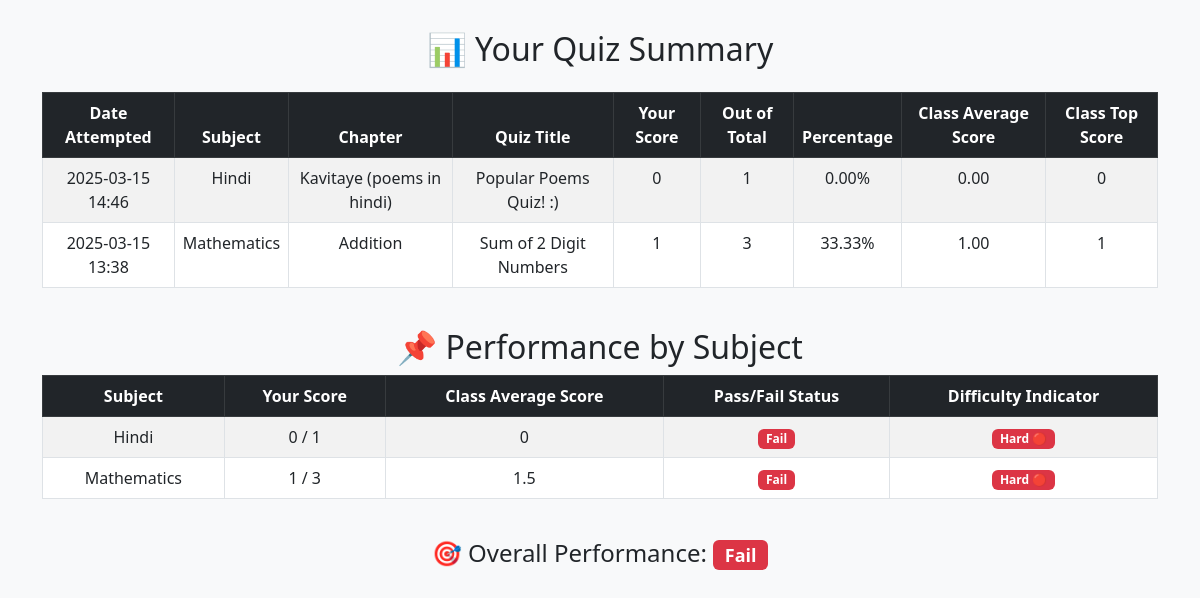
The page /quiz_summary (signed in) on the database its author committed.
### models/models.py (models this page shows)
class QuizScore(db.Model):
    id = db.Column(db.Integer, primary_key=True)
    user_id = db.Column(db.Integer, db.ForeignKey('user.id'), nullable=False)
    quiz_id = db.Column(db.Integer, db.ForeignKey('quiz.id', ondelete='CASCADE'), nullable=False)  # Ensure proper cascade
    score = db.Column(db.Integer, nullable=False)
    total_questions = db.Column(db.Integer, nullable=False)
    percentage = db.Column(db.Float, nullable=False)
    timestamp = db.Column(db.DateTime, default=datetime.utcnow)

class Subject(db.Model):
    id = db.Column(db.Integer, primary_key=True)
    name = db.Column(db.String(100), unique=True, nullable=False)
    description = db.Column(db.Text, nullable=False)
    chapters = db.relationship('Chapter', backref='subject', lazy=True, cascade="all, delete-orphan")

class Chapter(db.Model):
    id = db.Column(db.Integer, primary_key=True)
    name = db.Column(db.String(100),  unique=True, nullable=False)
    subject_id = db.Column(db.Integer, db.ForeignKey('subject.id', ondelete='CASCADE'), nullable=False)
    quizzes = db.relationship('Quiz', backref='chapter', lazy=True, cascade="all, delete-orphan")

class Quiz(db.Model):
    id = db.Column(db.Integer, primary_key=True)
    chapter_id = db.Column(db.Integer, db.ForeignKey('chapter.id', ondelete='CASCADE'), nullable=False)
    date_of_quiz = db.Column(db.Date, nullable=False)
    time_duration = db.Column(db.Integer, nullable=False)  # Store duration in minutes
    remarks = db.Column(db.Text, unique=True, nullable=False)
    questions = db.relationship('Question', backref='quiz', lazy=True, cascade="all, delete-orphan")
    quiz_scores = db.relationship('QuizScore', backref='quiz', cascade="all, delete-orphan")
    user_responses = db.relationship('UserResponse', backref='quiz', cascade="all, delete-orphan")

### app.py (the view)
@app.route('/quiz_summary')
def quiz_summary():
    if 'user_id' not in session:
        flash("Please log in to view your quiz summary.", "error")
        return redirect(url_for('login'))
    user_id = session['user_id']
    past_attempts = (
        db.session.query(
            QuizScore,
            Quiz,
            Chapter,
            Subject,
            db.func.avg(QuizScore.score).over(partition_by=QuizScore.quiz_id).label("avg_score"),
            db.func.max(QuizScore.score).over(partition_by=QuizScore.quiz_id).label("top_score")
        )
        .join(Quiz, QuizScore.quiz_id == Quiz.id)
        .join(Chapter, Quiz.chapter_id == Chapter.id)
        .join(Subject, Chapter.subject_id == Subject.id)
        .filter(QuizScore.user_id == user_id)
        .order_by(QuizScore.timestamp.desc())
        .all()
    )
    subject_scores_query = (
        db.session.query(
            Subject.name.label('subject_name'),
            db.func.sum(QuizScore.score).filter(QuizScore.user_id == user_id).label('user_total_score'),
            db.func.sum(QuizScore.total_questions).filter(QuizScore.user_id == user_id).label('user_total_possible_score'),
            db.func.avg(QuizScore.score).label('class_avg_score')  # Compute class average score
        )
        .join(Quiz, QuizScore.quiz_id == Quiz.id)
        .join(Chapter, Quiz.chapter_id == Chapter.id)
        .join(Subject, Chapter.subject_id == Subject.id)
        .group_by(Subject.name)
        .all()
    )
    subject_scores = []
    for subject_name, user_total_score, user_total_possible_score, class_avg_score in subject_scores_query:
        user_total_possible_score = user_total_possible_score or 0
        user_total_score = user_total_score or 0
        class_avg_score = class_avg_score or 0  # Default class avg score to 0 if no data
        if user_total_possible_score > 0:
            user_percentage = (user_total_score / user_total_possible_score) * 100
            pass_fail = "Pass" if user_percentage >= 40 else "Fail"
        else:
            pass_fail = "N/A"  # User has never attempted a quiz in this subject
        if class_avg_score < 40:
            difficulty = "Hard 🔴"
        elif 40 <= class_avg_score < 75:
            difficulty = "Moderate 🟡"
        else:
            difficulty = "Easy 🟢"
        subject_scores.append((subject_name, user_total_score, user_total_possible_score, class_avg_score, pass_fail, difficulty))
    total_attempts = len(past_attempts)
    passed_attempts = sum(1 for attempt in past_attempts if attempt[0].total_questions > 0 and (attempt[0].score / attempt[0].total_questions) * 100 >= 40)
    overall_pass_status = "N/A" if total_attempts == 0 else ("Pass" if passed_attempts / total_attempts >= 0.5 else "Fail")
    return render_template(
        'quiz_summary.html',
        past_attempts=past_attempts,
        subject_scores=subject_scores,
        overall_pass_status=overall_pass_status
    )

### templates/quiz_summary.html (shortened to what this page needs)
<!DOCTYPE html>
<html lang="en">
<head>
    <link href="https://cdn.jsdelivr.net/npm/bootstrap@5.3.0/dist/css/bootstrap.min.css" rel="stylesheet">
</head>
<body>
<div class="container-fluid">
    <div class="container">
        <h2 class="text-center mb-4">📊 Your Quiz Summary</h2>
        <div class="table-responsive">
            <table class="table table-hover table-striped table-bordered">
                <thead class="table-dark">
                    <tr>
                        <th>Date Attempted</th>
                        <th>Subject</th>
                        <th>Chapter</th>
                        <th>Quiz Title</th>
                        <th>Your Score</th>
                        <th>Out of Total</th>
                        <th>Percentage</th>
                        <th>Class Average Score</th>
                        <th>Class Top Score</th>
                    </tr>
                </thead>
                <tbody>
                    {% for quiz_score, quiz, chapter, subject, avg_score, top_score in past_attempts %}
                    <tr>
                        <td>{{ quiz_score.timestamp.strftime('%Y-%m-%d %H:%M') }}</td>
                        <td>{{ subject.name }}</td>
                        <td>{{ chapter.name }}</td>
                        <td>{{ quiz.remarks }}</td>
                        <td>{{ quiz_score.score }}</td>
                        <td>{{ quiz_score.total_questions }}</td>
                        <td>{{ "%.2f"|format((quiz_score.score / quiz_score.total_questions) * 100) }}%</td>
                        <td>{{ "%.2f"|format(avg_score) }}</td>
                        <td>{{ top_score }}</td>
                    </tr>
                    {% else %}
                    <tr>
                        <td colspan="9" class="text-center text-muted">No past quiz attempts found.</td>
                    </tr>
                    {% endfor %}
                </tbody>
            </table>
        </div>
        <h2 class="text-center mt-4">📌 Performance by Subject</h2>
        <div class="table-responsive">
            <table class="table table-hover table-striped table-bordered">
                <thead class="table-dark">
                    <tr>
                        <th>Subject</th>
                        <th>Your Score</th>
                        <th>Class Average Score</th>
                        <th>Pass/Fail Status</th>
                        <th>Difficulty Indicator</th>
                    </tr>
                </thead>
                <tbody>
                    {% for subject, user_total_score, user_total_possible_score, class_avg_score, pass_fail_status, difficulty in subject_scores %}
                    <tr>
                        <td>{{ subject }}</td>
                        <td>{{ user_total_score }} / {{ user_total_possible_score }}</td>
                        <td>{{ class_avg_score }}</td>
                        <td>
                            <span class="badge {% if pass_fail_status == 'Pass' %}badge-success{% else %}badge-danger{% endif %}">
                                {{ pass_fail_status }}
                            </span>
                        </td>
                        <td>
                            {% if "Hard" in difficulty %}
                                <span class="badge bg-danger">{{ difficulty }}</span>
                            {% elif "Moderate" in difficulty %}
                                <span class="badge bg-warning">{{ difficulty }}</span>
                            {% else %}
                                <span class="badge bg-success">{{ difficulty }}</span>
                            {% endif %}
                        </td>
                    </tr>
                    {% else %}
                    <tr>
                        <td colspan="5" class="text-center text-muted">No subject scores available.</td>
                    </tr>
                    {% endfor %}
                </tbody>
            </table>
        </div>
        <div class="text-center mt-4">
            <h4>🎯 Overall Performance:
                <span class="badge {% if overall_pass_status == 'Pass' %}badge-success{% else %}badge-danger{% endif %}">
                    {{ overall_pass_status }}
                </span>
            </h4>
        </div>
    </div>
</div>
</body>
</html>

### templates/quiz_summary.html (style rules this page uses)
body { background-color: #f8f9fa; }
.container { margin-top: 30px; }
.table th, .table td { text-align: center; }
.badge-danger { background-color: #dc3545; }

### rows shown on the page
QuizScore: timestamp "2025-03-15 14:46", name "Hindi", name "Kavitaye (poems in hindi)", remarks "Popular Poems Quiz! :)", score "0", total_questions "1", (quiz_score.score/quiz_score.total_questions)*100 "0.00", avg_score "0.00"
QuizScore: timestamp "2025-03-15 13:38", name "Mathematics", name "Addition", remarks "Sum of 2 Digit Numbers", score "1", total_questions "3", (quiz_score.score/quiz_score.total_questions)*100 "33.33", avg_score "1.00", top_score "1"
Subject: name "Mathematics", id "1", user_total_possible_score "3", class_avg_score "1.5", pass_fail_status "Fail", difficulty "Hard 🔴"

### other values the page prints
{{ subject }} "Hindi"
{{ user_total_score }} "0"
{{ user_total_possible_score }} "1"
{{ class_avg_score }} "0"
{{ pass_fail_status }} "Fail"
{{ difficulty }} "Hard 🔴"
{{ overall_pass_status }} "Fail"
